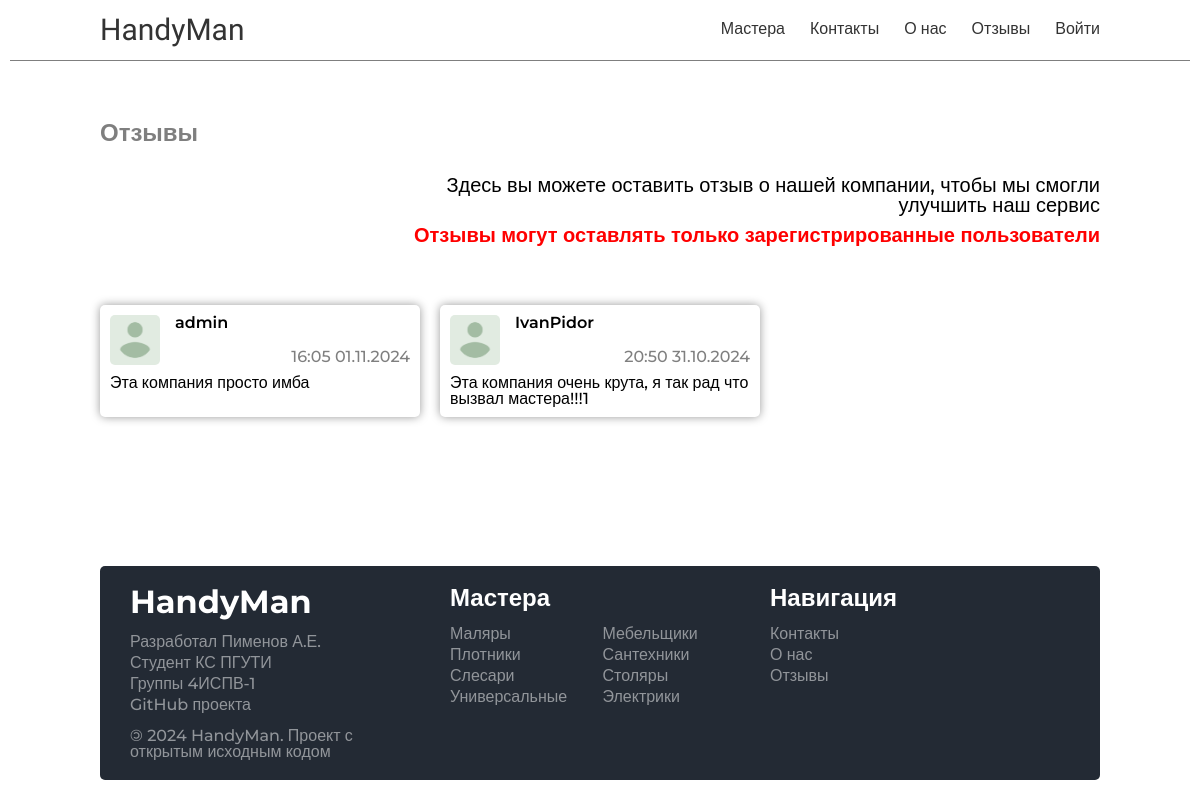
The app's page /feedbacks/, older data.
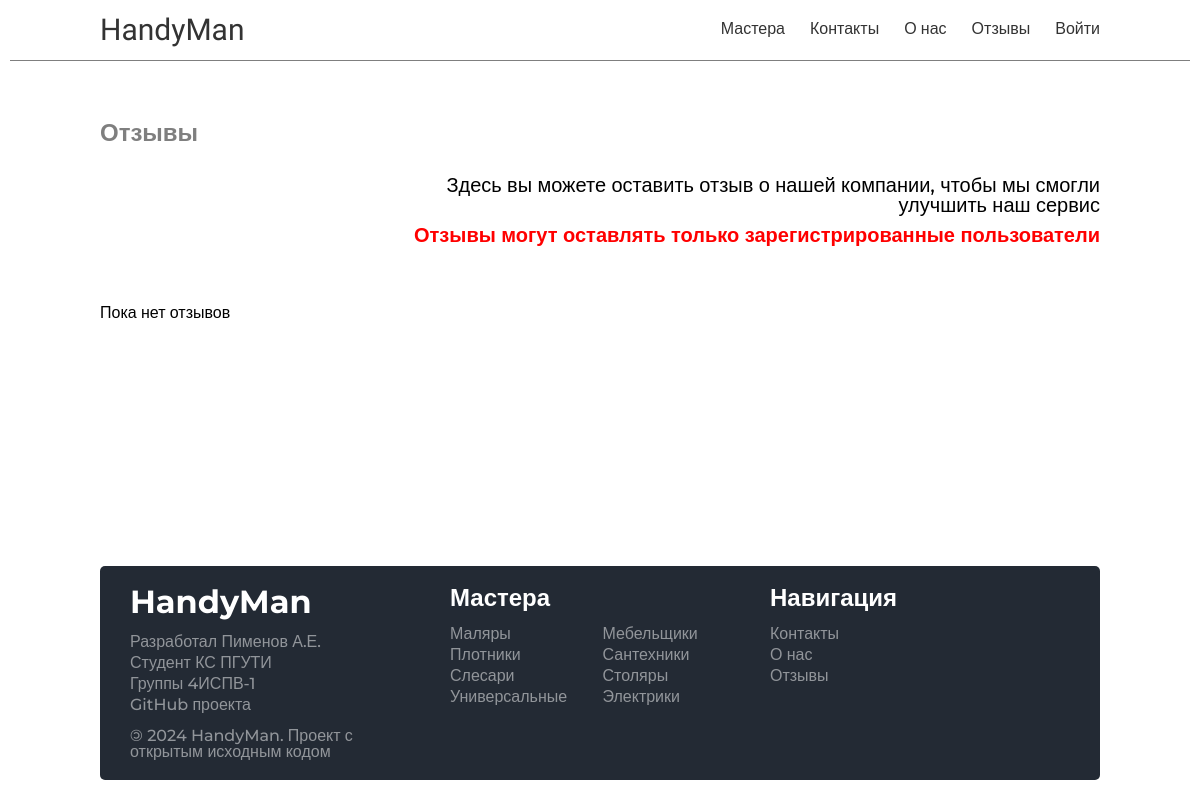
The same page, newer data.
### handyman/models.py (models this page shows, shortened)
class Feedbacks(models.Model):
    id = models.UUIDField(primary_key=True, default=uuid.uuid4, editable=False)
    name = models.CharField(max_length=100)
    feedback = models.TextField(max_length=200)
    created_at = models.DateTimeField(auto_now_add=True)

class Skills(models.Model):
    id = models.UUIDField(primary_key=True, default=uuid.uuid4, editable=False)
    name = models.CharField(max_length=100)
    cat_name = models.CharField(
        max_length=100
    )
    slug = models.CharField(max_length=100, unique=True)
    image = models.ImageField(upload_to='skills/images', blank=True, null=True)
    created_at = models.DateTimeField(auto_now_add=True)
    class Meta:
        ordering = ['cat_name']

### handyman/views.py (the view)
# urls.py: path('feedbacks/', views.feedbacks, name='feedbacks'),
def feedbacks(request):
    feedback_list = Feedbacks.objects.all().order_by('-created_at')
    data = {
        "title": "Отзывы",
        "feedback_list": feedback_list
    }
    return render(request, "handyman/pages/feedback_pages/feedbacks.html", context=data)

### handyman/templatetags/custom_filters.py (called while the page is built)
@register.filter
def is_in_group(user, group_name):
    return user.groups.filter(name=group_name).exists()

### handyman/templatetags/custom_tags.py (called while the page is built)
@register.simple_tag
def get_all_skills():
    return Skills.objects.all()

### handyman/templates/handyman/pages/feedback_pages/feedbacks.html (shortened to what this page needs)
{% extends "base.html" %}
{% load custom_filters %}
{% load static %}
{% block content %}
    {% include "handyman/include/header.html" %}
    <div class="main-container">
        <div class="main">
            <div class="feedback">
                <div class="feedback-info">
                    <h1>Отзывы</h1>
                    <div class="text">
                        <p>Здесь вы можете оставить отзыв о нашей компании, чтобы мы смогли улучшить наш сервис</p>
                        {% if user.is_authenticated %}
                            {% if user|is_in_group:"user" %}
                                <button type="button" onclick="location.href='{% url 'add_feedback' %}'">Оставить отзыв
                                </button>
                            {% else %}
                                <p class="error">Отзывы могут оставлять только пользователи</p>
                                <button type="button" disabled>Оставить отзыв
                                </button>
                            {% endif %}
                        {% else %}
                            <p class="error">Отзывы могут оставлять только зарегистрированные пользователи</p>
                        {% endif %}
                    </div>
                </div>
                <ul>
                    {% for feedback in feedback_list %}
                        <li>
                            <div class="feedback-head">
                                <img src="{% static 'handyman/img/account/user.png' %}" alt="{{ feedback.name }}"/>
                                <div class="userinfo">
                                    <h2>{{ feedback.name }}</h2>
                                    <p>{{ feedback.created_at|date:"H:i d.m.Y" }}</p>
                                </div>
                            </div>
                            <div class="feedback-body">
                                <p>{{ feedback.feedback }}</p>
                            </div>
                        </li>
                    {% empty %}
                        <p>Пока нет отзывов</p>
                    {% endfor %}
                </ul>
            </div>
        </div>
    </div>
    {% include "handyman/include/footer.html" %}
{% endblock content %}

### handyman/templates/handyman/include/footer.html
{% load custom_tags %}
<div class="footer-container">
    <div class="footer">
        <div class="footer-block">
            <h2>HandyMan</h2>
            <ul class="mt-20">
                <li>Разработал Пименов А.Е.</li>
                <li>Студент КС ПГУТИ</li>
                <li>Группы 4ИСПВ-1</li>
                <li>
                    <a href="https://github.com/binido/Course-work">GitHub проекта</a>
                </li>
                <li>
                    <span>&copy;</span> 2024 HandyMan. Проект с открытым исходным кодом
                </li>
            </ul>
        </div>
        <div class="footer-block">
            <h3>Мастера</h3>
            <ul class="grid-ul">
                {% get_all_skills as skills %}
                {% for skill in skills %}
                    <li><a href="{% url 'masters_type' skill.slug %}">{{ skill.cat_name }}</a></li>
                {% empty %}
                    <li>Нет доступных мастеров</li>
                {% endfor %}
            </ul>
        </div>
        <div class="footer-block">
            <h3>Навигация</h3>
            <ul>
                <li><a href="{% url 'contacts' %}">Контакты</a></li>
                <li><a href="{% url 'about' %}">О нас</a></li>
                <li><a href="{% url 'feedbacks' %}">Отзывы</a></li>
            </ul>
        </div>
    </div>
</div>

Row changes from the older to the newer data that the page shows:
removed Feedbacks: name "admin", created_at "16:05 01.11.2024", feedback "Эта компания просто имба"
removed Feedbacks: name "IvanPidor", created_at "20:50 31.10.2024", feedback "Эта компания очень крута, я так рад что вызвал мастера!!!1"
Text that changed along with them:
text now shown: "Пока нет отзывов"
